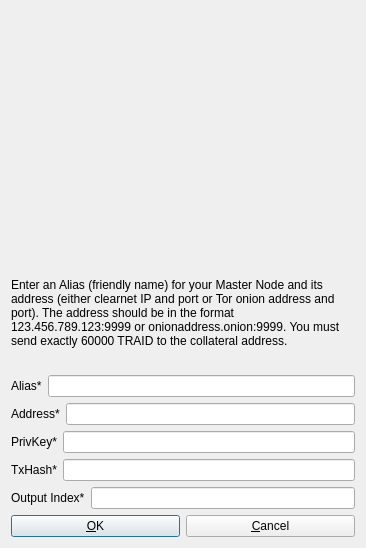
<?xml version="1.0" encoding="UTF-8"?>
<ui version="4.0">
 <class>AddEditAdrenalineNode</class>
 <widget class="QDialog" name="AddEditAdrenalineNode">
  <property name="enabled">
   <bool>true</bool>
  </property>
  <property name="geometry">
   <rect>
    <x>0</x>
    <y>0</y>
    <width>366</width>
    <height>548</height>
   </rect>
  </property>
  <property name="sizePolicy">
   <sizepolicy hsizetype="Fixed" vsizetype="Fixed">
    <horstretch>0</horstretch>
    <verstretch>0</verstretch>
   </sizepolicy>
  </property>
  <property name="minimumSize">
   <size>
    <width>366</width>
    <height>548</height>
   </size>
  </property>
  <property name="maximumSize">
   <size>
    <width>366</width>
    <height>548</height>
   </size>
  </property>
  <property name="windowTitle">
   <string>Add/Edit Traid Node</string>
  </property>
  <property name="modal">
   <bool>true</bool>
  </property>
  <layout class="QVBoxLayout" name="verticalLayout">
   <item>
    <spacer name="verticalSpacer">
     <property name="orientation">
      <enum>Qt::Vertical</enum>
     </property>
     <property name="sizeType">
      <enum>QSizePolicy::Fixed</enum>
     </property>
     <property name="sizeHint" stdset="0">
      <size>
       <width>10</width>
       <height>10</height>
      </size>
     </property>
    </spacer>
   </item>
   <item alignment="Qt::AlignHCenter|Qt::AlignVCenter">
    <widget class="QLabel" name="logo">
     <property name="enabled">
      <bool>true</bool>
     </property>
     <property name="sizePolicy">
      <sizepolicy hsizetype="Preferred" vsizetype="Preferred">
       <horstretch>0</horstretch>
       <verstretch>0</verstretch>
      </sizepolicy>
     </property>
     <property name="maximumSize">
      <size>
       <width>300</width>
       <height>140</height>
      </size>
     </property>
     <property name="acceptDrops">
      <bool>false</bool>
     </property>
     <property name="autoFillBackground">
      <bool>false</bool>
     </property>
     <property name="frameShape">
      <enum>QFrame::NoFrame</enum>
     </property>
     <property name="lineWidth">
      <number>0</number>
     </property>
     <property name="text">
      <string/>
     </property>
     <property name="pixmap">
      <pixmap resource="../bitcoin.qrc">:/images/splash</pixmap>
     </property>
     <property name="scaledContents">
      <bool>false</bool>
     </property>
     <property name="alignment">
      <set>Qt::AlignCenter</set>
     </property>
     <property name="wordWrap">
      <bool>false</bool>
     </property>
     <property name="margin">
      <number>-2</number>
     </property>
     <property name="indent">
      <number>-1</number>
     </property>
     <property name="openExternalLinks">
      <bool>false</bool>
     </property>
     <property name="textInteractionFlags">
      <set>Qt::NoTextInteraction</set>
     </property>
    </widget>
   </item>
   <item>
    <widget class="QLabel" name="label_9">
     <property name="enabled">
      <bool>true</bool>
     </property>
     <property name="sizePolicy">
      <sizepolicy hsizetype="MinimumExpanding" vsizetype="Fixed">
       <horstretch>0</horstretch>
       <verstretch>0</verstretch>
      </sizepolicy>
     </property>
     <property name="text">
      <string>&lt;html&gt;&lt;head/&gt;&lt;body&gt;&lt;p&gt;Enter an Alias (friendly name) for your Master Node and its address (either clearnet IP and port or Tor onion address and port). The address should be in the format 123.456.789.123:9999 or onionaddress.onion:9999. You must send exactly 60000 TRAID to the collateral address.&lt;/p&gt;&lt;/body&gt;&lt;/html&gt;</string>
     </property>
     <property name="wordWrap">
      <bool>true</bool>
     </property>
    </widget>
   </item>
   <item>
    <layout class="QHBoxLayout" name="horizontalLayout_4">
     <property name="bottomMargin">
      <number>0</number>
     </property>
     <item>
      <widget class="QLabel" name="label_4">
       <property name="text">
        <string>Alias*</string>
       </property>
      </widget>
     </item>
     <item>
      <widget class="QLineEdit" name="aliasLineEdit"/>
     </item>
    </layout>
   </item>
   <item>
    <layout class="QHBoxLayout" name="horizontalLayout_5">
     <property name="bottomMargin">
      <number>0</number>
     </property>
     <item>
      <widget class="QLabel" name="label_6">
       <property name="text">
        <string>Address*</string>
       </property>
      </widget>
     </item>
     <item>
      <widget class="QLineEdit" name="addressLineEdit"/>
     </item>
    </layout>
   </item>
   <item>
    <layout class="QHBoxLayout" name="horizontalLayout_3">
     <property name="bottomMargin">
      <number>0</number>
     </property>
     <item>
      <widget class="QLabel" name="label_5">
       <property name="text">
        <string>PrivKey*</string>
       </property>
      </widget>
     </item>
     <item>
      <widget class="QLineEdit" name="privkeyLineEdit"/>
     </item>
    </layout>
   </item>
   <item>
    <layout class="QHBoxLayout" name="horizontalLayout_2">
     <property name="bottomMargin">
      <number>0</number>
     </property>
     <item>
      <widget class="QLabel" name="label_2">
       <property name="text">
        <string>TxHash*</string>
       </property>
      </widget>
     </item>
     <item>
      <widget class="QLineEdit" name="txhashLineEdit"/>
     </item>
    </layout>
   </item>
   <item>
    <layout class="QHBoxLayout" name="horizontalLayout_8">
     <property name="bottomMargin">
      <number>0</number>
     </property>
     <item>
      <widget class="QLabel" name="label_8">
       <property name="text">
        <string>Output Index*</string>
       </property>
      </widget>
     </item>
     <item>
      <widget class="QLineEdit" name="outputindexLineEdit"/>
     </item>
    </layout>
   </item>
   <item>
    <layout class="QHBoxLayout" name="horizontalLayout_Buttons">
     <item>
      <widget class="QPushButton" name="okButton">
       <property name="text">
        <string>&amp;OK</string>
       </property>
      </widget>
     </item>
     <item>
      <widget class="QPushButton" name="cancelButton">
       <property name="text">
        <string>&amp;Cancel</string>
       </property>
       <property name="autoDefault">
        <bool>false</bool>
       </property>
      </widget>
     </item>
    </layout>
   </item>
  </layout>
  <zorder>label_9</zorder>
  <zorder>logo</zorder>
  <zorder>verticalSpacer</zorder>
 </widget>
 <resources>
  <include location="../bitcoin.qrc"/>
 </resources>
 <connections/>
</ui>
